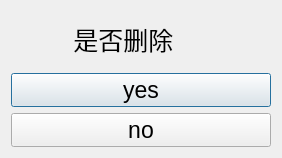
<?xml version="1.0" encoding="UTF-8"?>
<ui version="4.0">
 <class>DeleteDialog</class>
 <widget class="QDialog" name="DeleteDialog">
  <property name="geometry">
   <rect>
    <x>0</x>
    <y>0</y>
    <width>282</width>
    <height>158</height>
   </rect>
  </property>
  <property name="windowTitle">
   <string>Dialog</string>
  </property>
  <layout class="QGridLayout" name="gridLayout">
   <item row="1" column="0">
    <widget class="QPushButton" name="pushButton">
     <property name="font">
      <font>
       <pointsize>17</pointsize>
      </font>
     </property>
     <property name="text">
      <string>yes</string>
     </property>
    </widget>
   </item>
   <item row="2" column="0">
    <widget class="QPushButton" name="pushButton_2">
     <property name="font">
      <font>
       <pointsize>17</pointsize>
      </font>
     </property>
     <property name="text">
      <string>no</string>
     </property>
    </widget>
   </item>
   <item row="0" column="0">
    <widget class="QLabel" name="label">
     <property name="font">
      <font>
       <pointsize>19</pointsize>
      </font>
     </property>
     <property name="text">
      <string>         是否删除</string>
     </property>
    </widget>
   </item>
  </layout>
 </widget>
 <resources/>
 <connections/>
</ui>
